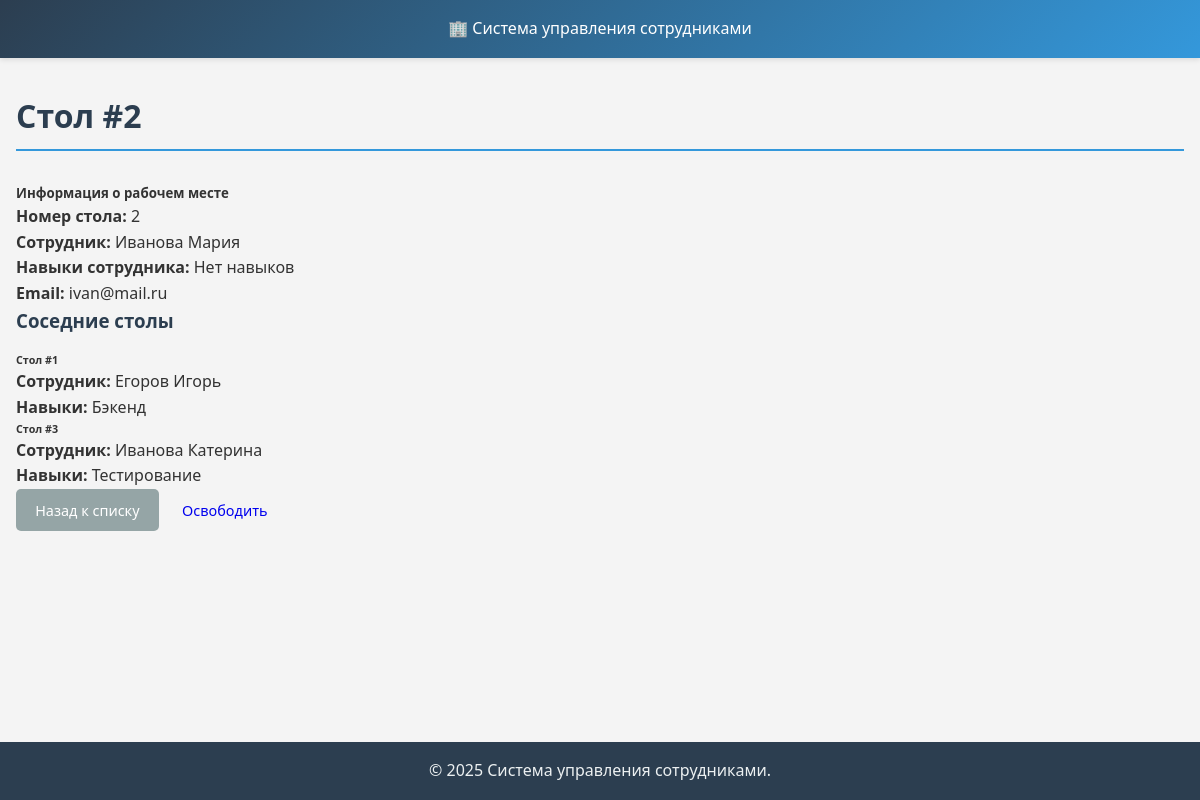
Page /workplaces/2/ on the committed database.
### workplaces/models.py (models this page shows, shortened)
class Workplace(models.Model):
    desk_number = models.CharField(
        max_length=10, unique=True, verbose_name="Номер стола"
    )
    employee = models.OneToOneField(
        Employee,
        on_delete=models.SET_NULL,
        null=True,
        blank=True,
        related_name="workplace",  # Добавляем related_name
        verbose_name="Сотрудник",
    )
    additional_info = models.TextField(
        blank=True, verbose_name="Дополнительная информация"
    )
    class Meta:
        verbose_name = "Рабочее место"
        verbose_name_plural = "Рабочие места"
    def get_neighbor_tables(self):
        try:
            current_desk_num = int(self.desk_number)
            return [str(current_desk_num - 1), str(current_desk_num + 1)]
        except ValueError:
            return []

### employees/models.py (models this page shows, shortened)
class Employee(AbstractUser):
    GENDER_CHOICES = [
        ("M", "Мужской"),
        ("F", "Женский"),
    ]
    email = models.EmailField(
        unique=True,
        verbose_name="Email",
        blank=False,
    )
    username = models.CharField(
        max_length=150,
        unique=True,
        verbose_name="Логин",
    )
    middle_name = models.CharField(max_length=100, blank=True, verbose_name="Отчество")
    gender = models.CharField(max_length=1, choices=GENDER_CHOICES, verbose_name="Пол")
    description = models.TextField(blank=True, verbose_name="Описание")
    """
    groups = models.ManyToManyField(
        Group,
        verbose_name="Группы",
        blank=True,
        related_name="employee_groups",  # чтобы избежать конфликтов
        related_query_name="employees",
    )
    """
    class Meta:
        ordering = ("-date_joined",)
        verbose_name = "Сотрудник"
        verbose_name_plural = "Сотрудники"
    def get_skills_display(self):
        skills = self.skills.all()
        if skills:
            return ", ".join([f"{skill.get_skill_display()}" for skill in skills])
        return "Нет навыков"
    def is_developer(self):
        return self.skills.filter(skill__in=["frontend", "backend"]).exists()
    def __str__(self):
        return f"{self.last_name} {self.first_name}"

class EmployeeSkill(models.Model):
    SKILL_CHOICES = [
        ("frontend", "Фронтенд"),
        ("backend", "Бэкенд"),
        ("testing", "Тестирование"),
        ("management", "Управление проектами"),
        ("design", "Дизайн"),
        ("devops", "DevOps"),
    ]
    employee = models.ForeignKey(
        Employee,
        on_delete=models.CASCADE,
        related_name="skills",
        verbose_name="Сотрудник",
    )
    skill = models.CharField(
        max_length=100, choices=SKILL_CHOICES, verbose_name="Навык"
    )
    level = models.IntegerField(
        validators=[MinValueValidator(1), MaxValueValidator(10)],
        verbose_name="Уровень навыка",
    )
    class Meta:
        unique_together = ("employee", "skill")
        verbose_name = "Навык сотрудника"
        verbose_name_plural = "Навыки сотрудников"

### workplaces/views.py (the view)
# urls.py: path("<int:pk>/", views.workplace_detail, name="workplace_detail"),
def workplace_detail(request, pk):
    workplace = get_object_or_404(Workplace.objects.select_related("employee"), pk=pk)
    neighbor_desks = workplace.get_neighbor_tables()
    neighbors = Workplace.objects.filter(desk_number__in=neighbor_desks).select_related(
        "employee"
    )
    context = {
        "workplace": workplace,
        "neighbors": neighbors,
    }
    return render(request, "workplaces/workplace_detail.html", context)

### templates/workplaces/workplace_detail.html (shortened to what this page needs)
{% extends 'base.html' %}
{% load static %}
{% block extra_css %}
    <link rel="stylesheet" href="{% static 'css/workplaces/workplaces.css' %}">
{% endblock %}
{% block content %}
<div class="container">
    <h1>Стол #{{ workplace.desk_number }}</h1>
    <div class="card">
        <div class="card-body">
            <h5 class="card-title">Информация о рабочем месте</h5>
            <p><strong>Номер стола:</strong> {{ workplace.desk_number }}</p>
            {% if workplace.employee %}
            <p><strong>Сотрудник:</strong> {{ workplace.employee }}</p>
            <p><strong>Навыки сотрудника:</strong> {{ workplace.employee.get_skills_display }}</p>
            <p><strong>Email:</strong> {{ workplace.employee.email }}</p>
            {% else %}
            <p><strong>Статус:</strong> Свободно</p>
            {% endif %}
        </div>
    </div>
    <h3 class="mt-4">Соседние столы</h3>
    <div class="row">
        {% for neighbor in neighbors %}
        <div class="col-md-6 mb-3">
            <div class="card {% if neighbor.employee %}border-{% if neighbor.employee.is_developer %}primary{% else %}warning{% endif %}{% endif %}">
                <div class="card-body">
                    <h6 class="card-title">Стол #{{ neighbor.desk_number }}</h6>
                    {% if neighbor.employee %}
                    <p class="card-text">
                        <strong>Сотрудник:</strong> {{ neighbor.employee }}<br>
                        <strong>Навыки:</strong> {{ neighbor.employee.get_skills_display }}
                    </p>
                    {% else %}
                    <p class="card-text text-muted">Свободно</p>
                    {% endif %}
                </div>
            </div>
        </div>
        {% empty %}
        <p class="text-muted">Нет соседних столов</p>
        {% endfor %}
    </div>
    <div class="mt-3">
        <a href="{% url 'workplaces:workplaces' %}" class="btn btn-secondary">Назад к списку</a>
        {% if workplace.employee %}
        <a href="{% url 'workplaces:clear_workplace' workplace.pk %}" class="btn btn-warning">Освободить</a>
        {% else %}
        <a href="{% url 'workplaces:booking' workplace.pk %}" class="btn btn-success">Забронировать</a>
        {% endif %}
    </div>
</div>
{% endblock %}

### static_dev/css/base.css (style rules this page uses)
* { margin: 0; padding: 0; box-sizing: border-box; }
body { font-family: 'Segoe UI', Tahoma, Geneva, Verdana, sans-serif; line-height: 1.6; color: #333; background-color: #f4f4f4; min-height: 100vh; display: flex; flex-direction: column; }
.btn { display: inline-block; padding: 0.6rem 1.2rem; border: none; border-radius: 5px; text-decoration: none; font-size: 0.9rem; cursor: pointer; transition: all 0.3s ease; text-align: center; }
.btn-secondary { background-color: #95a5a6; color: white; }
h1, h2, h3 { margin-bottom: 1rem; color: #2c3e50; }
h1 { border-bottom: 2px solid #3498db; padding-bottom: 0.5rem; margin-bottom: 2rem; }

### rows in the picture
Workplace: desk_number "2", employee "Иванова Мария", employee.skills "Нет навыков", employee.email "ivan@mail.ru"
Workplace: desk_number "1", employee "Егоров Игорь", employee.skills "Бэкенд"
Workplace: desk_number "3", employee "Иванова Катерина", employee.skills "Тестирование"
